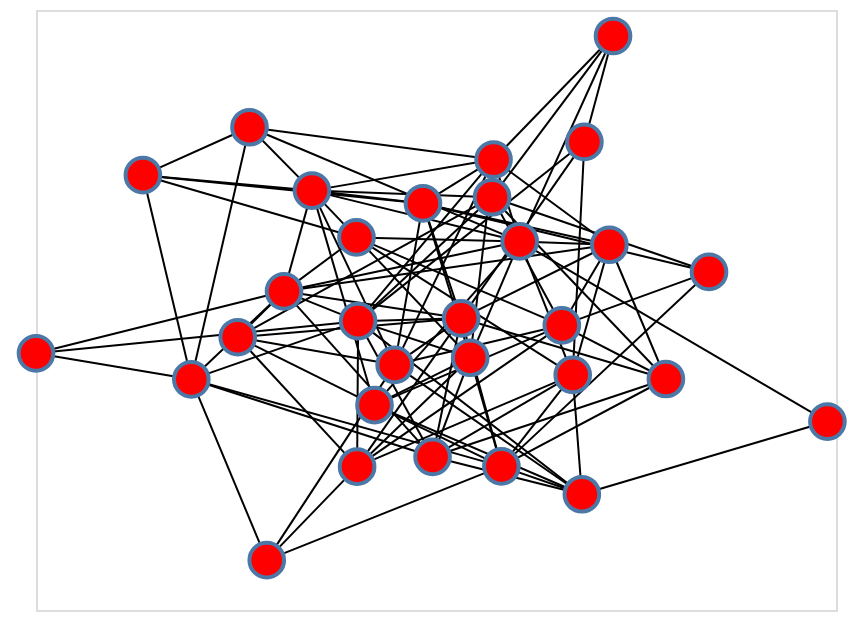

Notebook cell for this chart:
### Code cell
nxa.draw_networkx(
    G=G,
    pos=pos,
)

### Figure 1 — Vega-Lite specification as saved in the notebook (floating-point values rounded to 4 significant figures; data arrays with more than 128 entries replaced by an {"elided": "..."} marker saying what was removed)
{"$schema": "https://vega.github.io/schema/vega-lite/v2.4.3.json", "config": {"axis": {"domain": false, "grid": false, "labels": false, "ticks": false}, "view": {"height": 300, "width": 400}}, "layer": [{"data": {"values": {"elided": "214 records"}}, "encoding": {"detail": {"field": "edge", "type": "quantitative"}, "x": {"axis": {"title": ""}, "field": "x", "type": "quantitative"}, "y": {"axis": {"title": ""}, "field": "y", "type": "quantitative"}}, "mark": {"color": "black", "opacity": 1, "strokeWidth": 1, "type": "line"}}, {"data": {"values": [{"name": 841, "viable": "yes", "weight": 0.3188, "x": 0.0855, "y": -0.1591}, {"name": 381, "viable": "no", "weight": 1.46, "x": 0.3646, "y": -0.6141}, {"name": 659, "viable": "yes", "weight": -0.9311, "x": 0.1635, "y": -0.5212}, {"name": 742, "viable": "yes", "weight": 1.208, "x": -0.38, "y": 0.06221}, {"name": 758, "viable": "no", "weight": -0.5279, "x": -0.6117, "y": -0.2311}, {"name": 678, "viable": "yes", "weight": -0.1772, "x": -0.1972, "y": -0.5223}, {"name": 330, "viable": "yes", "weight": -0.2073, "x": -0.7328, "y": 0.4494}, {"name": 866, "viable": "yes", "weight": 0.1759, "x": 0.371, "y": 0.5602}, {"name": 161, "viable": "no", "weight": 0.3263, "x": 0.9785, "y": -0.3719}, {"name": 437, "viable": "no", "weight": 1.417, "x": 0.1401, "y": 0.3759}, {"name": 758, "viable": "yes", "weight": 1.441, "x": 0.5747, "y": -0.23}, {"name": 630, "viable": "no", "weight": -0.184, "x": 0.3418, "y": -0.2161}, {"name": 173, "viable": "no", "weight": -0.3034, "x": -0.008582, "y": -0.4894}, {"name": 830, "viable": "yes", "weight": 0.3644, "x": -0.03263, "y": 0.3552}, {"name": 759, "viable": "no", "weight": -0.9892, "x": -0.4231, "y": -0.8338}, {"name": 878, "viable": "no", "weight": 0.511, "x": -0.4663, "y": 0.6092}, {"name": 466, "viable": "yes", "weight": 1.234, "x": 0.2092, "y": 0.2286}, {"name": 270, "viable": "no", "weight": -0.07324, "x": 0.06292, "y": -0.0277}, {"name": 810, "viable": "no", "weight": -0.01185, "x": -0.1988, "y": 0.2419}, {"name": 435, "viable": "no", "weight": 0.6321, "x": 0.1439, "y": 0.5015}, {"name": 583, "viable": "yes", "weight": 0.5547, "x": 0.4334, "y": 0.2175}, {"name": 368, "viable": "yes", "weight": -1.042, "x": -0.1034, "y": -0.1828}, {"name": 760, "viable": "yes", "weight": -0.6123, "x": 0.6826, "y": 0.1269}, {"name": 322, "viable": "yes", "weight": 0.4666, "x": -0.4957, "y": -0.09066}, {"name": 959, "viable": "yes", "weight": -0.4036, "x": -0.3102, "y": 0.3979}, {"name": 27, "viable": "yes", "weight": -0.507, "x": -1, "y": -0.1444}, {"name": 360, "viable": "yes", "weight": 0.7583, "x": 0.4426, "y": 0.9134}, {"name": 893, "viable": "yes", "weight": 0.9575, "x": -0.1947, "y": -0.03719}, {"name": 309, "viable": "no", "weight": -1.986, "x": -0.1537, "y": -0.3172}, {"name": 137, "viable": "no", "weight": -0.3582, "x": 0.3145, "y": -0.05112}]}, "encoding": {"x": {"field": "x", "type": "quantitative"}, "y": {"field": "y", "type": "quantitative"}}, "mark": {"fill": "red", "opacity": 1, "size": 300, "type": "point"}}]}
